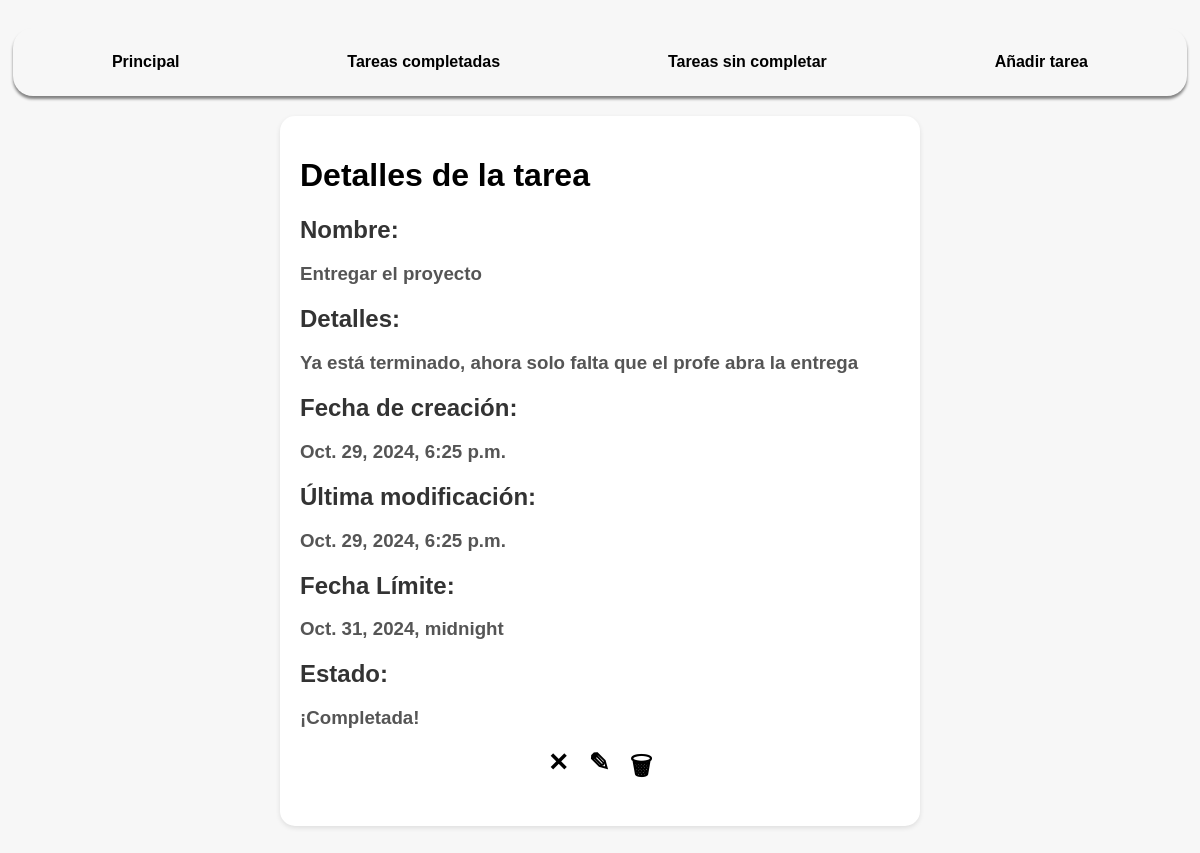
Screenshot of /tasks/task/entregar-el-proyecto/ with the database file from the repository.
### tasks/models.py (models this page shows, shortened)
class Task(models.Model):
    name = models.CharField(max_length=100)
    description = models.TextField(blank=True)
    slug = models.SlugField(max_length=120, unique=True)
    done = models.BooleanField(default=False)
    complete_before = models.DateTimeField(blank=True, null=True)
    created_at = models.DateTimeField(auto_now_add=True)
    updated_at = models.DateTimeField(auto_now=True)

### tasks/views.py (the view)
# urls.py: path('task/<task_slug>/', views.details, name='details'),
def details(request, task_slug: str):
    task = Task.objects.get(slug=task_slug)
    return render(request, 'tasks/task_detail.html', {'task': task})

### tasks/templates/tasks/task_detail.html (shortened to what this page needs)
{% load static %}
<!DOCTYPE html>
<html lang="en">
<head>
  <link rel="stylesheet" href="{% static 'tasks/task_detail.css' %}">
</head>
{% block body %}
<nav>
  <a href="{% url 'tasks:task-list' %}" target="_blank">Principal</a>
  <a href="{% url 'tasks:done' %}" target="_blank">Tareas completadas</a>
  <a href="{% url 'tasks:pending' %}" target="_blank">Tareas sin completar</a>
  <a href="{% url 'tasks:add' %}">Añadir tarea</a>
</nav>
<task>
  <h1>Detalles de la tarea</h1>
  <h2>Nombre: </h2>
  <h3>{{ task.name }}</h3>
  <h2>Detalles: <h2>
  <h3>{{ task.description }}</h3>
  <h2>Fecha de creación: </h2>
  <h3>{{ task.created_at }}</h3>
  <h2>Última modificación: </h2>
  <h3>{{ task.updated_at}} </h3>
  <h2>Fecha Límite: </h2>
  <h3>{{ task.complete_before }}</h3>
  <h2>Estado: </h2>
  {% if task.done %}
    <h3>¡Completada!<h3>
  {% else %}
    <h3>Pendiente</h3>
  {% endif %}
</task>
<taskoptions>
    {% if task.done %}
      <a class="pending" href="{% url 'tasks:toggle' task.slug%}">✕</a>
    {% else %}
      <a class="done" href="{% url 'tasks:toggle' task.slug%}">✓</a>
    {% endif %}
  <a class="edit" href={% url 'tasks:edit' task.slug %}> ✎ </a>
  <a class="delete" href={% url 'tasks:delete' task.slug %}>🗑</a>
</taskoptions>
{% endblock body %}
</html>

### tasks/static/tasks/task_detail.css (style rules this page uses)
nav { padding: 15px; width: 100%; border-radius: 20px; box-shadow: gray 0 3px 3px; display: flex; justify-content: space-around; }
nav a { border-radius: 20px; text-decoration: none; padding: 10px 15px; color: black; font-weight: bold; transition: 0.3s; }
task { background-color: white; border-radius: 15px; box-shadow: 0 2px 5px rgba(0, 0, 0, 0.1); padding: 20px; margin: 20px 0; width: 100%; max-width: 600px; }
task h2 { font-family: Impact, Haettenschweiler, "Arial Narrow Bold", sans-serif; color: #333; margin-bottom: 10px; }
task h3 { font-family: Arial, Helvetica, sans-serif; color: #555; margin-bottom: 15px; }
taskoptions { display: flex; justify-content: center; }
taskoptions a { margin: 0 10px; text-decoration: none; font-size: 25px; color: black; transition: 0.3s; }

### rows the page displays
Task: name "Entregar el proyecto", description "Ya está terminado, ahora solo falta que el profe abra la entrega", created_at "Oct. 29, 2024, 6:25 p.m.", updated_at "Oct. 29, 2024, 6:25 p.m.", complete_before "Oct. 31, 2024, midnight"
